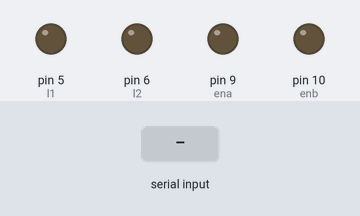
The sketch below on a simulated Arduino Uno, built with avr-gcc and run on an emulated ATmega328P. On the bench: output pins drawn as LEDs (lit = HIGH). The inputs (shaded band) are chosen by the test bench. Pins used as bus, display or sensor lines are not drawn.

Above: at 1.2 s.
1.3 s: "F" received over Serial
At 1.8 s:
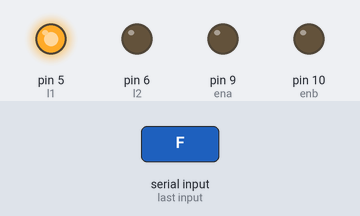
2.8 s: byte 54 ('6') received over Serial
At 4.0 s:
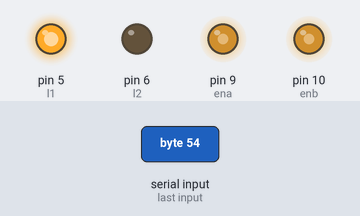
4.3 s: byte 55 ('7') received over Serial
At 5.3 s:
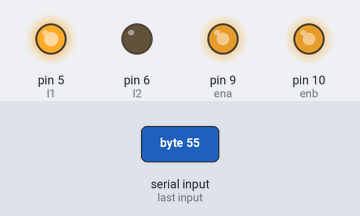
5.8 s: "B" received over Serial
At 6.4 s:
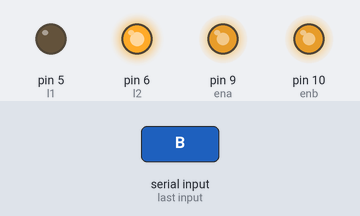
7.3 s: "L" received over Serial
At 7.6 s:
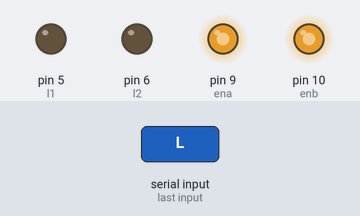
9.3 s: "1" received over Serial
At 10.3 s:
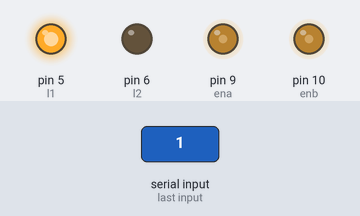
Timing chart, 0 to 11.8 s (numbered marks = the images above; inputs shaded):
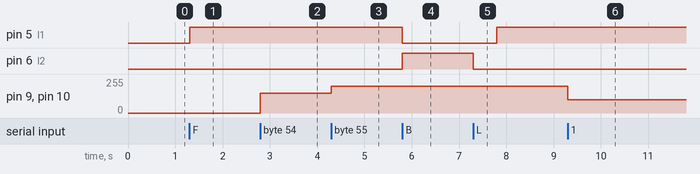

The sketch:

bluetooth_controller.ino
```cpp
int l1 = 5;
int l2 = 6;
int r1 = 7;
int r2 = 8;
int ena = 9;
int enb = 10;

int data;

void setup() {
  // put your setup code here, to run once:
  Serial.begin(9600);
  pinMode(ena, OUTPUT);
  pinMode(l1, OUTPUT);
  pinMode(l2, OUTPUT);
  pinMode(r1, OUTPUT);
  pinMode(r2, OUTPUT);
  pinMode(enb, OUTPUT);
}
void goForward() {
  digitalWrite(l1, HIGH);
      digitalWrite(l2, LOW);
      digitalWrite(r1, LOW);
      digitalWrite(r2, HIGH);
}
void goBackward() {
digitalWrite(l1, LOW);
      digitalWrite(l2, HIGH);
      digitalWrite(r1, HIGH);
      digitalWrite(r2, LOW);
}
void goLeft() {
  digitalWrite(l1, LOW);
      digitalWrite(l2, LOW);
      digitalWrite(r1, LOW);
      digitalWrite(r2, HIGH);
      delay(500);
      digitalWrite(l1, HIGH);
      digitalWrite(l2, LOW);
      digitalWrite(r1, LOW);
      digitalWrite(r2, HIGH);
}
void goRight() {
  digitalWrite(l1, HIGH);
      digitalWrite(l2, LOW);
      digitalWrite(r1, LOW);
      digitalWrite(r2, LOW);
      delay(500);
      digitalWrite(l1, HIGH);
      digitalWrite(l2, LOW);
      digitalWrite(r1, LOW);
      digitalWrite(r2, HIGH);
}
void goStop() {
   digitalWrite(l1, LOW);
      digitalWrite(r1, LOW);
      digitalWrite(l2, LOW);
      digitalWrite(r2, LOW);
}
void setSpeed(int speed) {
  analogWrite(ena, speed);
      analogWrite(enb, speed);
}
void loop() {
  // put your main code here, to run repeatedly:
  // analogWrite(ena, 150);
  // analogWrite(enb, 150);
  if (Serial.available() > 0) {
    data = Serial.read();


    if (data == 'F') {
      goForward();

    } else if (data == 'B') {
      goBackward();

    } else if (data == 'L') {
      goLeft();


    } else if (data == 'R') {
      goRight();


    } else if (data == 'S') {

     goStop();
    }
    //
    if (data == '1' || data == '2' || data == '3') {
      setSpeed(100);
    } else if (data == '4' || data == '5' || data == '6') {
      setSpeed(150);
    } else if (data == '7' || data == '8' || data == '9') {
      setSpeed(200);
    }
  }
}
```

Measured:
- after the input at 1.3 s, pin 5 (l1): LOW → HIGH at once
- after the input at 2.8 s, pin 9 (ena), pin 10 (enb): 0/255 → 150/255 at once
- after the input at 4.3 s, pin 9 (ena), pin 10 (enb): 150/255 → 200/255 at once
- after the input at 5.8 s, pin 5 (l1): HIGH → LOW at once; pin 6 (l2): LOW → HIGH at once
- after the input at 7.3 s, pin 5 (l1): LOW → HIGH after 0.50 s; pin 6 (l2): HIGH → LOW at once
- after the input at 9.3 s, pin 9 (ena), pin 10 (enb): 200/255 → 100/255 at once
